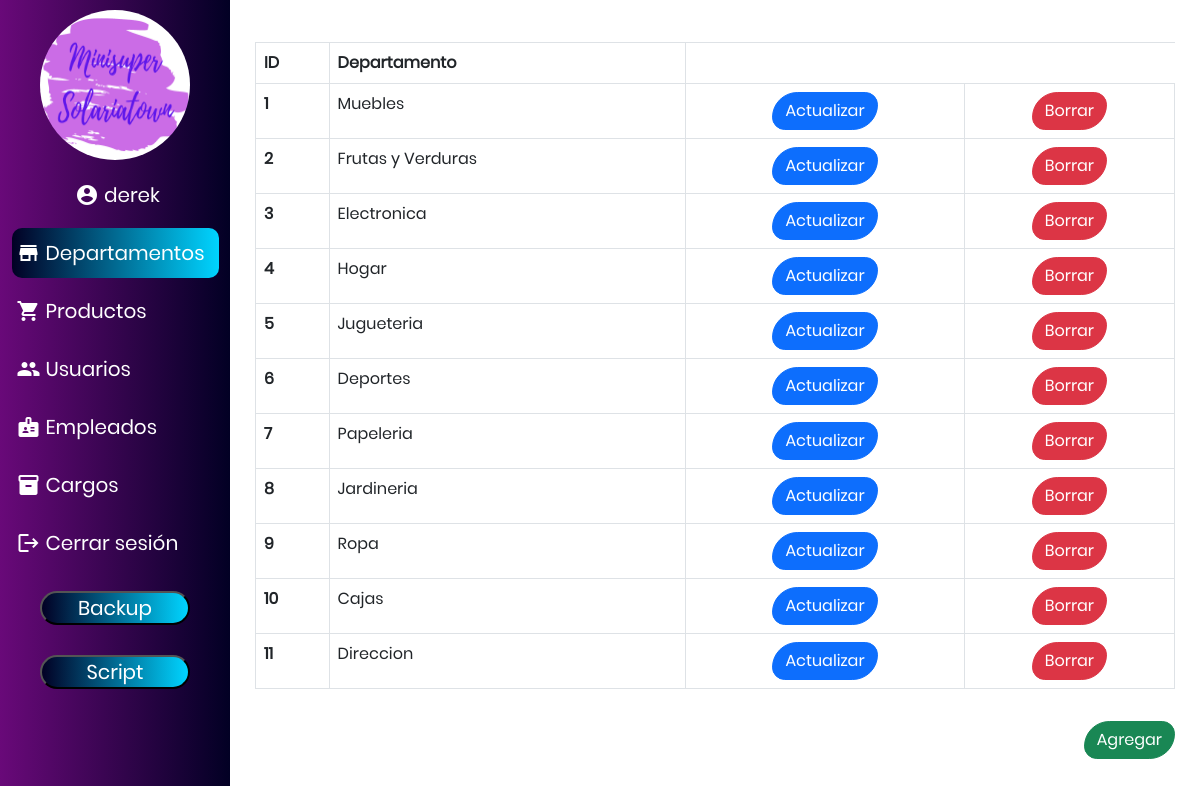
/www/departamentos.php (signed in), run on the app's committed database.
### tables this page shows
CREATE TABLE `departamento` (
  `idDepartamento` int(11) NOT NULL AUTO_INCREMENT,
  `nombre` varchar(40) NOT NULL,
  PRIMARY KEY (`idDepartamento`)
);

### php/conection.php (called while the page is built)
<?php
    class Conection {
        private $dbHost = "localhost";
        private $dbName = "minisuper";
        private $dbUser = "root";
        private $dbPass = "";
		public function __construct() {
			$connectionString = "mysql:host=" . $this->dbHost . ";dbname=" . $this->dbName . ";";
			try {
				$this->connect = new PDO($connectionString, $this->dbUser, $this->dbPass);
				$this->connect->setAttribute(PDO::ATTR_ERRMODE, PDO::ERRMODE_EXCEPTION);
			} catch (PDOException $error) {
				$this->connect = "Error de conexión";
				echo "ERROR: " . $error->getMessage();
			}
		}
		public function connect() {
			return $this->connect;
		}
	}
 ?>

### php/mysql.php (called while the page is built, shortened)
<?php
	require ('conection.php');
	class MySQL extends Conection {
		private $conection;
		function __construct() {
			$this->conection = new Conection();
			$this->conection = $this->conection->connect();
		}
		public function selectAllDepartment() {
			$this->query = $this->conection->prepare("SELECT * FROM departamento");
			$this->query->execute();
			$data = $this->query->fetchAll(PDO::FETCH_OBJ);
			return $data;
		}
	}
 ?>

### www/departamentos.php (the view, shortened to what this page needs)
<?php
    include_once ('../php/mysql.php');
?>
<!DOCTYPE html>
<html lang="en">
<head>
    <link rel="stylesheet" href="../bootstrap-5.0.1/css/bootstrap.min.css">
    <link rel="stylesheet" href="../css/styles.css">
</head>
<body>
    <div id="fullContainer">
        <div class="sidebar-container">
            <div class="sidebar">
                <div class="image"></div>
                <h5 class="sidebar-user"><span class="material-icons">account_circle</span><?php echo $_SESSION['usuario']['username'] ?></h5>
                <h5 id="actual" class="sidebar-item selection departamentos" onclick="changePageAdmin('Departamentos')"><span class="material-icons">store</span>Departamentos</h5>
                <h5 class="sidebar-item selection productos" onclick="changePageAdmin('Productos')"><span class="material-icons">shopping_cart</span>Productos</h5>
                <h5 class="sidebar-item selection usuarios" onclick="changePageAdmin('Usuarios')"><span class="material-icons">people</span>Usuarios</h5>
                <h5 class="sidebar-item selection empleados" onclick="changePageAdmin('Empleados')"><span class="material-icons">badge</span>Empleados</h5>
                <h5 class="sidebar-item selection cargos" onclick="changePageAdmin('Cargos')"><span class="material-icons">inventory</span>Cargos</h5>
                <h5 class="sidebar-item selection" onclick="logout()"><span class="material-icons">logout</span>Cerrar sesión</h5>
                <form id="form-backup" action="" method="POST">
                    <input class="backup"  type="submit" value="Backup">
                </form>
                <form id="form-script" action="" method="POST">
                    <input class="script-code"  type="submit" value="Script">
                </form>
            </div>
        </div>
        <div id="table-container">
            <div class="table">
                <table class="table table-bordered">
                    <thead>
                        <tr>
                            <th scope="col">ID</th>
                            <th scope="col">Departamento</th>
                        </tr>
                    </thead>
                    <tbody>
                    <?php
                        $query = new MySQL();
                        $data = $query->selectAllDepartment();
                        foreach ($data as $row) { ?>
                            <tr>
                                <th scope="row"><?php echo $row->idDepartamento ?></th>
                                <td><?php echo $row->nombre ?></td>
                                <td class="row-btn"><button class="btn btn-primary update-department" code="<?php echo $row->idDepartamento ?>">Actualizar</button></td>
                                <td class="row-btn"><button class="btn btn-danger delete-department" code="<?php echo $row->idDepartamento ?>">Borrar</button></td>
                            </tr>
                    <?php } ?>
                    </tbody>
                </table>
            </div>
            <button class="btn btn-success insert add-department">Agregar</button>
        </div>
    </div>
</body>
</html>

### css/styles.css (style rules this page uses)
* { margin: 0px; padding: 0px; box-sizing: border-box; }
body, html { height: 100vh; font-family: Poppins-Regular, sans-serif; }
.material-icons, .input-group-text { padding: 5px 5px; }
#fullContainer { width: 100%; height: 100%; position: absolute; display: flex; flex-wrap: nowrap; }
.sidebar-container { width: 300px; height: 100%; display: flex; flex-wrap: wrap; background: rgb(105,9,121); background: -moz-linear-gradient(90deg, rgba(105,9,121,1) 0%, rgba(2,0,36,1) 100%, rgba(0,212,255,1) 100%); background: -webkit-linear-gradient(90deg, rgba(105,9,121,1) 0%, rgba(2,0,36,1) 100%, rgba(0,212,255,1) 100%); background: linear-gradient(90deg, rgba(105,9,121,1) 0%, rgba(2,0,36,1) 100%, rgba(0,212,255,1) 100%); filter: progid:DXImageTransform.Microsoft.gradient(startColorstr="#690979",endColorstr="#00d4ff",GradientType=1); }
.sidebar { width: 100%; height: 100%; display: flex; justify-content: flex-start; align-items: center; flex-wrap: nowrap; flex-direction: column; }
.image { width: 150px; height: 150px; margin: 10px; background-size: 100% 100%; background-image: url(../img/Logo.png); background-repeat: no-repeat; border-radius: 100%; }
.sidebar-item { width: 90%; height: 35px; display: flex; justify-content: center; align-items: center; color: white; border-radius: 10px; padding: 25px 0px; cursor: pointer; justify-content: flex-start; }
.sidebar-user { width: 90%; height: 35px; display: flex; justify-content: center; align-items: center; color: white; border-radius: 10px; padding: 25px 0px; cursor: default; justify-content: center; }
#actual { background: rgb(105,9,121); background: -moz-linear-gradient(90deg, rgba(105,9,121,1) 0%, rgba(2,0,36,1) 0%, rgba(0,212,255,1) 100%); background: -webkit-linear-gradient(90deg, rgba(105,9,121,1) 0%, rgba(2,0,36,1) 0%, rgba(0,212,255,1) 100%); background: linear-gradient(90deg, rgba(105,9,121,1) 0%, rgba(2,0,36,1) 0%, rgba(0,212,255,1) 100%); filter: progid:DXImageTransform.Microsoft.gradient(startColorstr="#690979",endColorstr="#00d4ff",GradientType=1); }
#table-container { width: 100%; height: auto; display: flex; flex-wrap: nowrap; flex-direction: column; justify-content: center; align-content: center; align-items: flex-end; }
#table-container { margin: 0px 25px; }
.row-btn { text-align: center; }
.btn { border-radius: 50px 25px; }
.backup, .script-code { width: 150px; height: auto; background: rgb(105,9,121); background: -moz-linear-gradient(90deg, rgba(105,9,121,1) 0%, rgba(2,0,36,1) 0%, rgba(0,212,255,1) 100%); background: -webkit-linear-gradient(90deg, rgba(105,9,121,1) 0%, rgba(2,0,36,1) 0%, rgba(0,212,255,1) 100%); background: linear-gradient(90deg, rgba(105,9,121,1) 0%, rgba(2,0,36,1) 0%, rgba(0,212,255,1) 100%); filter: progid:DXImageTransform.Microsoft.gradient(startColorstr="#690979",endColorstr="#00d4ff",GradientType=1); color: white; font-size: 20px; border-radius: 50px; margin: 15px 0px; }

### data on the page
departamento: idDepartamento "1", nombre "Muebles"
departamento: idDepartamento "2", nombre "Frutas y Verduras"
departamento: idDepartamento "3", nombre "Electronica"
departamento: idDepartamento "4", nombre "Hogar"
departamento: idDepartamento "5", nombre "Jugueteria"
departamento: idDepartamento "6", nombre "Deportes"
departamento: idDepartamento "7", nombre "Papeleria"
departamento: idDepartamento "8", nombre "Jardineria"
departamento: idDepartamento "9", nombre "Ropa"
departamento: idDepartamento "10", nombre "Cajas"
departamento: idDepartamento "11", nombre "Direccion"

### other printed values
$_SESSION['usuario']['username'] "derek"
